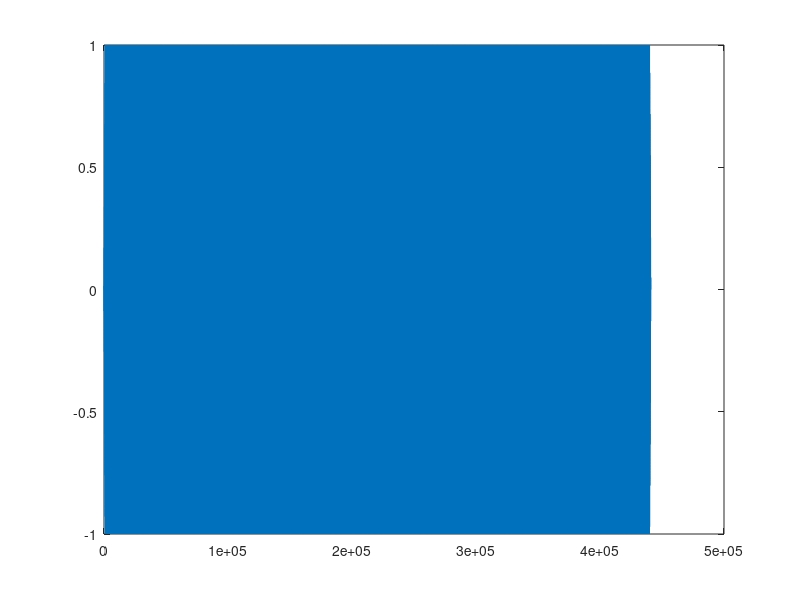

This chart was generated by the following MATLAB code: (Note: this script raises an error after producing the figure.)
%% Project Test P1
clc

load('note.mat')
x1 = find(strncmp('C4' ,list,inf));

notefrq = @(x) 440 * 2.^((x-69)/12);
x1 = x1+23;
frq = notefrq(x1);
vol = 1;
Fs = 44100;
Ts = 1/Fs;
Length = 10;
time = 0:Ts:Length;
time = time(1:end-1);
x = vol * cos(2 * pi * time * frq);

% fade algorithem
k = 1000;
fadein = linspace(0,1,k);
fadeout = linspace(1,0,k);
x(1:k) = fadein .* x(1:k);
x(end-k+1:end) = fadeout .* x(end-k+1:end);

plot(x)
sound(x,Fs)

%% P2
bpm = 120;
Fs = 44100;
[w1 ,~] = NoteMaster('B2',2,1,bpm);
[w2 ,~] = NoteMaster('B1',2,1,bpm);
[w3 ,~] = NoteMaster('r',.5,1,bpm);
[w4 ,~] = NoteMaster('B2',.5,1,bpm);
[w5 ,~] = NoteMaster('B1',.5,1,bpm);

voice =  [w1; w2];
voice = [voice(1, :) w3 w4
         voice(2,:) w3  w5];
sound(voice , Fs);

%%
Fs = 44100;
bpm = 120;
[w1 ,~] = NoteMaster('B4',1.5,1,bpm);

[w2 ,~] = NoteMaster('b3',1.5,1,bpm);
[w4 ,~] = NoteMaster('B2',1.5,1,bpm);
w3 = w1 + w2;
w3 = w3 +w4;
w3 = .9*w3(1:end)/max(abs(w3(1:end)));
sound(w3,Fs)
%%
load('song.mat')
w = MixMaster(song,1,BPM);
fw = fft(w);
%sound(w,Fs,16);
%plot(w)
%wp =  reshape(repmat(w,1,1),1,[]);
wp = w(1:5/4:end);
sound(w,Fs);
%%
wave = [];
for i = f
   w = ToneMaster(i,.25); 
   wave = [wave w];
end

%%
clear sound